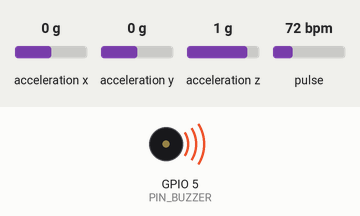
This program was run on a simulated ESP32-C3. On the bench: buzzer (waves = sounding). Wiring (inferred from the names in the program): MPU-6050 motion sensor at I2C address 0x68. The test bench sets the inputs (shaded band); at power-on: acceleration x 0 g, acceleration y 0 g, acceleration z 1 g, pulse 72 bpm. WiFi joins after 1.5 s; servers stay silent unless stated; uploads are accepted with an empty reply; random numbers use the default seed unless the program sets one; what the program prints to the serial monitor is not drawn.

Above: at 1.9 s.
At 6.6 s:
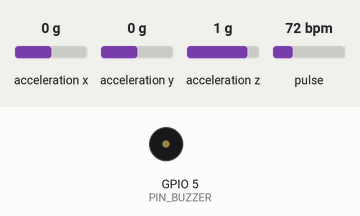
Timing chart, 0 to 13.9 s (numbered marks = the images above):
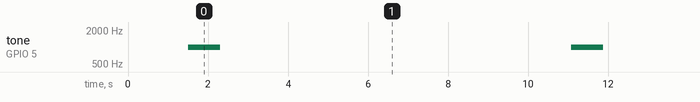

Measured:
- by itself, tone on GPIO 5 (PIN_BUZZER): alternates 1000 Hz for 0.80 s and silent for 8.8 s, 6 changes in all, then stays silent

The program:

main.cpp
```cpp
#include <Arduino.h>
#include <WiFi.h>
#include <HTTPClient.h>
#include <WiFiClientSecure.h>
#include <Wire.h>
#include "MAX30105.h"
#include "heartRate.h"

const char* WIFI_SSID = "Ale";
const char* WIFI_PASSWORD = "Rc4Id0+G";
const int DISPOSITIVO_ID = 5;

const int BOTON_PIN = 0;
const int LED_PIN = 8; // El LED integrado del C3 Super Mini
unsigned long tiempoPresionado = 0;
bool botonEstadoAnterior = HIGH;
bool modoDeportivo = false;

const String URL_BASE = "https://plenaguard-backend.onrender.com";
const String URL_LECTURAS = URL_BASE + "/api/dispositivos/" + String(DISPOSITIVO_ID) + "/lecturas";

#define I2C_SDA 7
#define I2C_SCL 8
#define PIN_BOTON 0
#define PIN_BUZZER 5
#define PIN_BATERIA 4

int edadPaciente = 70;
bool modoDeporte = false;

const int UMBRAL_MIN_NORMAL = 60;
const int UMBRAL_MAX_NORMAL = 100;

float umbralMinDeporte = 0;
float umbralMaxDeporte = 0;

MAX30105 sensorPulso;
const byte RATE_SIZE = 4;
byte rates[RATE_SIZE];
byte rateSpot = 0;
long lastBeat = 0;
float beatsPerMinute = 0;
int beatAvg = 0;
String estadoPulso = "sin_dedo";

const int MPU_ADDR = 0x68;
const float UMBRAL_CAIDA_LIBRE = 8000.0;
const float UMBRAL_IMPACTO = 40000.0;
int estadoCaida = 0;
unsigned long tiempoEstadoCaida = 0;

unsigned long ultimoEnvioRutina = 0;
const unsigned long INTERVALO_PRUEBA = 10000;

int leerBateria() {
  int lecturaRaw = analogRead(PIN_BATERIA);
  float voltaje = (lecturaRaw / 4095.0) * 3.3 * 2.0;
  int porcentaje = map(voltaje * 100, 320, 420, 0, 100);
  return constrain(porcentaje, 0, 100);
}

void activarAlarmaEmergencia() {
  tone(PIN_BUZZER, 1000, 800);
}

void bipConfirmacion() {
  tone(PIN_BUZZER, 2000, 150);
  delay(200);
  tone(PIN_BUZZER, 2000, 150);
}

void enviarDato(int bpm, String mov, String modo) {
  if (WiFi.status() != WL_CONNECTED) {
    Serial.println("WiFi no conectado.");
    return;
  }

  Serial.println("Procesando lectura biometrica...");
  delay(500);

  bpm = random(65, 86);

  WiFiClientSecure client;
  client.setInsecure();

  HTTPClient http;
  http.setTimeout(30000);

  http.begin(client, URL_LECTURAS);
  http.addHeader("Content-Type", "application/json");

  int nivelBateria = 100;

  String body = "{\"frecuencia_cardiaca\":" + String(bpm) +
                ",\"spo2\":98" +
                ",\"bateria\":" + String(nivelBateria) +
                ",\"movimiento_estado\":\"" + mov +
                "\",\"modo_uso\":\"" + modo + "\"}";

  Serial.println("\n>>> [API POST]: " + body);

  int httpResponseCode = http.POST(body);

  if (httpResponseCode > 0) {
    Serial.print("POST Exitoso. Codigo: ");
    Serial.println(httpResponseCode);
    Serial.println("Respuesta: " + http.getString());
  } else {
    Serial.print("Error en POST: ");
    Serial.println(httpResponseCode);
    Serial.println(http.errorToString(httpResponseCode).c_str());
  }

  http.end();
  client.stop();
  Serial.println("Esperando 8 segundos antes del siguiente envio...\n");
  delay(8000);
}

void setup() {
  Serial.begin(115200);
  Wire.begin(I2C_SDA, I2C_SCL);

  pinMode(PIN_BOTON, INPUT_PULLUP);
  pinMode(PIN_BUZZER, OUTPUT);

  umbralMaxDeporte = 208.75 - (0.7 * edadPaciente);
  umbralMinDeporte = umbralMaxDeporte * 0.5;

  Serial.println("\n--- INICIANDO PLENAGUARD ---");

  WiFi.begin(WIFI_SSID, WIFI_PASSWORD);
  while (WiFi.status() != WL_CONNECTED) { delay(500); Serial.print("."); }
  Serial.println("\nWiFi Conectado.");

  Wire.beginTransmission(MPU_ADDR);
  Wire.write(0x6B);
  Wire.write(0);
  Wire.endTransmission(true);
  Serial.println("MPU6050 Listo.");

  Serial.println("MAX30102 Listo.");
  tone(PIN_BUZZER, 1500, 300);

  // Habilita despertar desde Deep Sleep con el PIN_BOTON
  esp_deep_sleep_enable_gpio_wakeup(1ULL << PIN_BOTON, ESP_GPIO_WAKEUP_GPIO_LOW);
}

void loop() {
  unsigned long tiempoActual = millis();

  // --- 1. LÓGICA MULTIFUNCIÓN DEL BOTÓN ---
  bool botonEstadoActual = digitalRead(PIN_BOTON);

  // Cuando se presiona el botón hacia abajo
  if (botonEstadoActual == LOW && botonEstadoAnterior == HIGH) {
    tiempoPresionado = tiempoActual;
  }

  // Cuando se suelta (Toque corto: Cambia modo)
  if (botonEstadoActual == HIGH && botonEstadoAnterior == LOW) {
    if (tiempoActual - tiempoPresionado < 1000) {
      modoDeporte = !modoDeporte;

      if (modoDeporte) {
        Serial.println("MODO DEPORTE ON");
        tone(PIN_BUZZER, 2000, 150); // Tono agudo
      } else {
        Serial.println("MODO NORMAL ON");
        tone(PIN_BUZZER, 1000, 150); // Tono medio
      }
    }
  }

  // Cuando se mantiene presionado (Toque largo: Deep Sleep)
  if (botonEstadoActual == LOW && botonEstadoAnterior == LOW) {
    if (tiempoActual - tiempoPresionado >= 3000) {
      Serial.println("💤 DEEP SLEEP ACTIVADO (Ahorro de batería)");
      tone(PIN_BUZZER, 500, 600); // Tono grave y largo de apagado
      delay(700);
      esp_deep_sleep_start(); // Apaga el ESP32-C3
    }
  }

  botonEstadoAnterior = botonEstadoActual;


  // --- 2. LÓGICA DE SENSORES Y ENVÍO ---
  String stringModoUso = modoDeporte ? "deporte" : "normal";

  // Lectura Acelerómetro (MPU6050)
  Wire.beginTransmission(MPU_ADDR);
  Wire.write(0x3B);
  Wire.endTransmission(false);
  Wire.requestFrom(MPU_ADDR, 6, true);
  int16_t AcX = Wire.read() << 8 | Wire.read();
  int16_t AcY = Wire.read() << 8 | Wire.read();
  int16_t AcZ = Wire.read() << 8 | Wire.read();
  float aTotal = sqrt(pow((float)AcX, 2) + pow((float)AcY, 2) + pow((float)AcZ, 2));

  // Máquina de estados: Detección de Caída
  switch(estadoCaida) {
    case 0: if (aTotal < UMBRAL_CAIDA_LIBRE) { estadoCaida = 1; tiempoEstadoCaida = tiempoActual; } break;
    case 1: if (aTotal > UMBRAL_IMPACTO) { estadoCaida = 2; tiempoEstadoCaida = tiempoActual; } else if (tiempoActual - tiempoEstadoCaida > 1000) estadoCaida = 0; break;
    case 2: if (tiempoActual - tiempoEstadoCaida > 500) { estadoCaida = 3; tiempoEstadoCaida = tiempoActual; } break;
    case 3:
      if (aTotal < 12000 || aTotal > 20000) estadoCaida = 0;
      else if (tiempoActual - tiempoEstadoCaida > 5000) {
        Serial.println("CAIDA CONFIRMADA");
        activarAlarmaEmergencia();
        enviarDato(beatAvg, "caida_detectada", "emergencia_medica");
        estadoCaida = 4; tiempoEstadoCaida = tiempoActual; ultimoEnvioRutina = tiempoActual;
      }
      break;
    case 4:
      if (tiempoActual - tiempoEstadoCaida > 10000) { estadoCaida = 0; }
      break;
  }

  // Lectura Sensor de Pulso
  // long irValue = sensorPulso.getIR();
  long irValue = 50000;
  if (irValue < 50000) {
    beatAvg = 0; estadoPulso = "sin_dedo";
  } else {
    if (checkForBeat(irValue) == true) {
      long delta = tiempoActual - lastBeat;
      lastBeat = tiempoActual;
      beatsPerMinute = 60 / (delta / 1000.0);

      if (beatsPerMinute < 255 && beatsPerMinute > 20) {
        rates[rateSpot++] = (byte)beatsPerMinute;
        rateSpot %= RATE_SIZE;
        beatAvg = 0;
        for (byte x = 0 ; x < RATE_SIZE ; x++) beatAvg += rates[x];
        beatAvg /= RATE_SIZE;

        if (beatAvg > 0 && estadoCaida == 0) {
          int limiteMax = modoDeporte ? umbralMaxDeporte : UMBRAL_MAX_NORMAL;
          int limiteMin = modoDeporte ? umbralMinDeporte : UMBRAL_MIN_NORMAL;

          if (beatAvg < limiteMin) estadoPulso = "bradicardia_critica";
          else if (beatAvg > limiteMax) estadoPulso = "taquicardia_critica";
          else estadoPulso = "normal";

          if (estadoPulso != "normal") {
             Serial.println("ALERTA MEDICA: " + estadoPulso);
             activarAlarmaEmergencia();
             enviarDato(beatAvg, "normal", "emergencia_medica");
             ultimoEnvioRutina = tiempoActual;
          }
        }
      }
    }
  }

  // Envío Rutinario de Datos
  if (tiempoActual - ultimoEnvioRutina >= INTERVALO_PRUEBA && estadoCaida == 0) {
    ultimoEnvioRutina = tiempoActual;
    String estadoAEnviar = (estadoPulso == "sin_dedo") ? "inactivo" : stringModoUso;
    enviarDato(beatAvg, "normal", estadoAEnviar);
  }

  delay(20);
}
```
